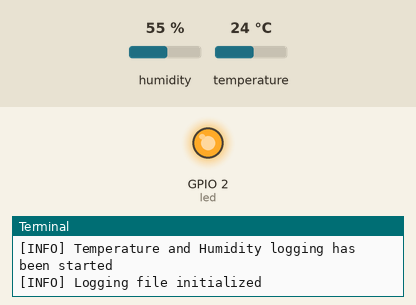
Recording of a program running on a simulated Raspberry Pi (BCM pin numbers). Parts: output pins drawn as LEDs (lit = HIGH), the last lines printed to the terminal. Inputs (shaded band) come from the test bench; at power-on: humidity 55 %, temperature 24 °C. The clock reads 2024-03-15 10:24:30 at power-on unless the program sets it; files the program writes start out absent.

Above: at 0.12 s.
At 1.7 s:
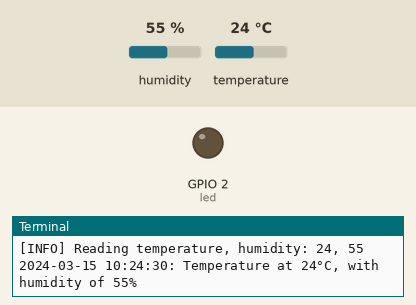
Timing chart, 0 to 7.5 s (numbered marks = the images above):
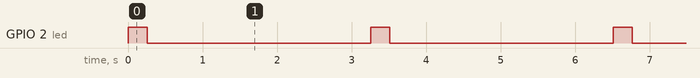

Measured:
- by itself, GPIO 2 (led): alternates HIGH for 0.25 s and LOW for 3.0 s

The program:

temp_logging.py
```python
import csv
import time
import random
import os
import gpiozero

import board
import adafruit_dht

from datetime import datetime

LOGGING_FILE = "temp_log.csv"
INTERVAL = 3

dht = adafruit_dht.DHT11(
    pin=board.D17,
    use_pulseio=False
)

led = gpiozero.LED(
    pin=2
)

def read_sensors() -> tuple[float | None, float | None]:
    """Reads the temperature and humidity from the sensor.

    :return: temperature (float), humidity (float)
    """
    try:
        led.on()
        temperature = dht.temperature
        humidity = dht.humidity

        print(f'[INFO] Reading temperature, humidity: {temperature}, {humidity}')
        led.off()
        return temperature, humidity
    except RuntimeError as ex:
        print(f'[ERROR] {ex}')
        return None, None

def initialize_logging_file():
    try:
        with open(LOGGING_FILE, "x", newline='') as f:
            writer = csv.writer(f)
            writer.writerow(['timestamp', 'temperature', 'humidity'])
        print("[INFO] Logging file initialized")
    except FileExistsError:
        print("[INFO] Logging file detected, using existing file")

def log(temperature,
        humidity,
        timestamp = datetime.now().strftime('%Y-%m-%d %H:%M:%S')
        ):
    with open(LOGGING_FILE, "a", newline='') as f:
        writer = csv.writer(f)
        writer.writerow([timestamp, temperature, humidity])

def main():
    print("[INFO] Temperature and Humidity logging has been started")

    initialize_logging_file()

    try:
        while True:
            temp, humi = read_sensors()

            timestamp = datetime.now().strftime('%Y-%m-%d %H:%M:%S')
            log(temp, humi)
            print(f"{timestamp}: Temperature at {temp}°C, with humidity of {humi}%")

            time.sleep(INTERVAL)
    except KeyboardInterrupt:
        print("\n\nData logging stopped by user.")
    except Exception as e:
        print(f"\nError: {e}")

if __name__ == "__main__":
    main()
```
